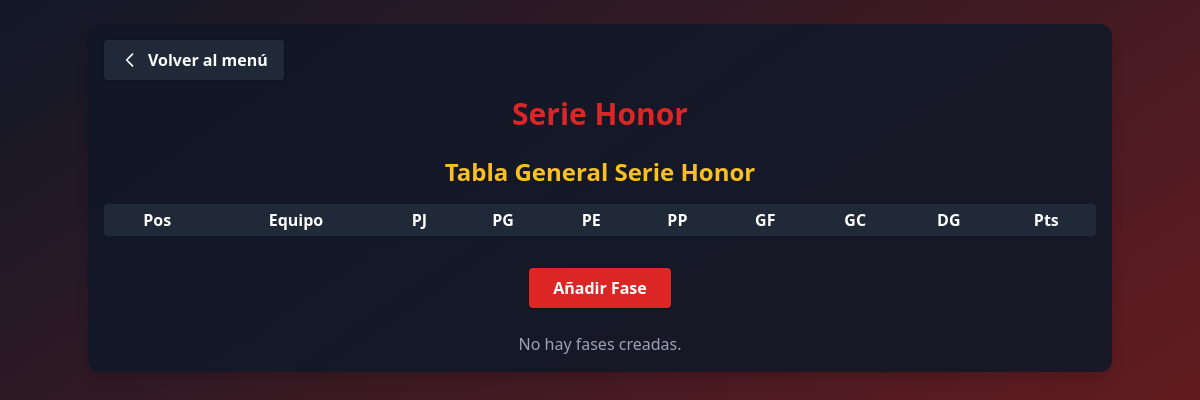
The app's page /menu/serie_honor/, older data.
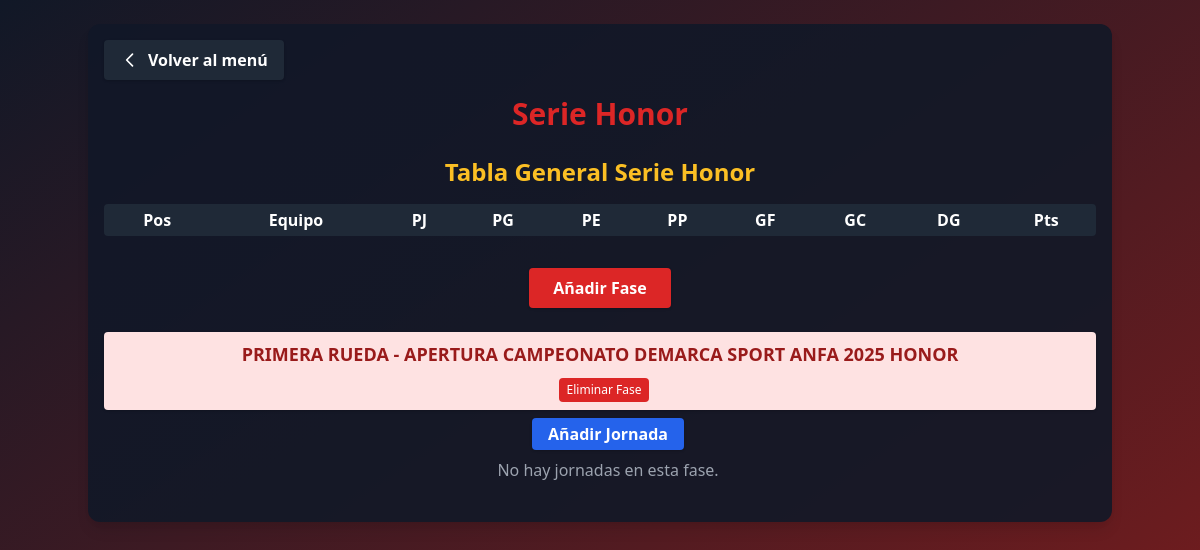
The same page, newer data.
### app_main/models.py (models this page shows, shortened)
class Fase(models.Model):
    nombre = models.CharField(max_length=100, unique=True)

### app_main/views.py (the view, shortened to what this page needs)
# urls.py: path('serie_honor/', views.serie_honor, name='serie_honor'),
def serie_honor(request):
    fases = Fase.objects.filter(nombre__icontains="HONOR").prefetch_related('jornadas__partidos')
    clubes = Clubes.objects.all()
    jornadas = Jornada.objects.all()
    tablero_general = calcular_tablero_general()
    return render(request, 'serie_honor.html', {
        'fases': fases,
        'clubes': clubes,
        'jornadas': jornadas,
        'estado_choices': SerieHonor.ESTADO_PARTIDO_CHOICES,
        'tablero_general': tablero_general,
    })

### app_main/views.py (called while the page is built, shortened)
def calcular_tablero_general():
    stats = defaultdict(lambda: {
        'equipo': None, 'PJ': 0, 'PG': 0, 'PE': 0, 'PP': 0, 'GF': 0, 'GC': 0, 'DG': 0, 'Pts': 0
    })
    for equipo_id in stats:
        stats[equipo_id]['DG'] = stats[equipo_id]['GF'] - stats[equipo_id]['GC']
    clasificacion = sorted(
        stats.values(),
        key=lambda x: (x['Pts'], x['DG'], x['GF']),
        reverse=True
    )
    return clasificacion

### app_main/templates/serie_honor.html (shortened to what the changed rows need)
<!DOCTYPE html>
<html>
<head>
    <link href="https://cdn.jsdelivr.net/npm/tailwindcss@2.2.19/dist/tailwind.min.css" rel="stylesheet"/>
</head>
<body class="bg-gradient-to-br from-gray-900 to-red-900 min-h-screen text-gray-100">
    <div class="container mx-auto p-4 bg-gray-900 bg-opacity-90 rounded-xl shadow-lg mt-6">
        <div class="flex items-center mb-4">
            <a href="{% url 'menu' %}" class="bg-gray-800 hover:bg-gray-700 text-white font-bold py-2 px-4 rounded shadow transition flex items-center">
            </a>
        </div>
        <h1 class="text-3xl font-extrabold text-red-600 mb-6 text-center drop-shadow">Serie Honor</h1>
        <h2 class="text-2xl font-bold text-center text-yellow-400 mb-4">Tabla General Serie Honor</h2>
        <div class="w-full mb-8">
            <div class="overflow-x-auto">
                <table class="min-w-full bg-gray-800 text-white rounded">
                    <thead>
                        <tr>
                            <th class="px-2 py-1">Pos</th>
                            <th class="px-2 py-1">Equipo</th>
                            <th class="px-2 py-1">PJ</th>
                            <th class="px-2 py-1">PG</th>
                            <th class="px-2 py-1">PE</th>
                            <th class="px-2 py-1">PP</th>
                            <th class="px-2 py-1">GF</th>
                            <th class="px-2 py-1">GC</th>
                            <th class="px-2 py-1">DG</th>
                            <th class="px-2 py-1">Pts</th>
                        </tr>
                    </thead>
                </table>
            </div>
        </div>
        <form method="post" class="mb-6 flex justify-center">
            <button type="submit" name="add_fase" value="1" class="bg-red-600 hover:bg-red-700 text-white font-bold py-2 px-6 rounded shadow transition">Añadir Fase</button>
        </form>
        {% for fase in fases %}
            <div class="bg-red-100 text-red-800 font-bold rounded px-4 py-2 flex flex-col items-center justify-center mb-2 shadow">
                <span class="text-lg text-center w-full">{{ fase.nombre }}</span>
                <div class="flex items-center justify-center mt-2">
                    <form method="post" style="display:inline;">
                        <button type="submit" name="delete_fase" value="{{ fase.id }}" class="ml-2 bg-red-600 hover:bg-red-700 text-white rounded px-2 py-1 text-xs" onclick="return confirm('¿Eliminar esta fase y todas sus jornadas y partidos?')">
                            Eliminar Fase
                        </button>
                    </form>
                </div>
            </div>
            <div class="ml-4 mb-6">
                <form method="post" class="mb-2 flex items-center gap-2 justify-center">
                    <button type="submit" name="add_jornada" value="1" class="bg-blue-600 hover:bg-blue-700 text-white font-bold py-1 px-4 rounded shadow transition">Añadir Jornada</button>
                </form>
                {% for jornada in fase.jornadas.all %}
                    <div class="bg-blue-100 text-blue-800 font-semibold rounded px-3 py-1 flex flex-col items-center justify-center mb-1 shadow">
                        <span class="text-base text-center w-full">{{ jornada.nombre }}</span>
                        <div class="flex items-center justify-center mt-2">
                            <form method="post" style="display:inline;">
                                {% csrf_token %}
                                <button type="submit" name="delete_jornada" value="{{ jornada.id }}" class="ml-2 bg-blue-600 hover:bg-blue-700 text-white rounded px-2 py-1 text-xs" onclick="return confirm('¿Eliminar esta jornada y todos sus partidos?')">
                                    Eliminar Jornada
                                </button>
                            </form>
                            <button type="button" onclick="openModal('{{ jornada.id }}')" class="ml-2 bg-green-600 hover:bg-green-700 text-white rounded px-2 py-1 text-xs">Añadir Partido</button>
                        </div>
                    </div>
                    <form method="post" class="mb-4">
                        {% csrf_token %}
                        <div class="overflow-x-auto">
                        <table class="min-w-full text-xs md:text-sm bg-gray-800 rounded shadow">
                            <thead>
                                <tr>
                                    <th class="px-2 py-1 bg-blue-900">Local</th>
                                    <th class="px-2 py-1 bg-blue-900">EP_LOCAL</th>
                                    <th class="px-2 py-1 bg-blue-900">G_Local</th>
                                    <th class="px-2 py-1 bg-purple-900">VS</th>
                                    <th class="px-2 py-1 bg-red-900">G_Visita</th>
                                    <th class="px-2 py-1 bg-red-900">EP_VISITA</th>
                                    <th class="px-2 py-1 bg-red-900">Visita</th>
                                    <th class="px-2 py-1 bg-gray-900">Hora</th>
                                    <th class="px-2 py-1 bg-gray-900">Fecha</th>
                                    <th class="px-2 py-1 bg-gray-900">Cancha</th>
                                    <th class="px-2 py-1 bg-gray-900">Turno</th>
                                    <th class="px-2 py-1 bg-gray-900">Libre</th>
                                    <th class="px-2 py-1 bg-gray-900">Acciones</th>
                                </tr>
                            </thead>
                            <tbody>
                                {% for sh in jornada.partidos.all %}
                                <tr>
                                    <input type="hidden" name="id_{{ sh.id }}" value="{{ sh.id }}">
                                    <td class="text-center text-white bg-blue-800 bg-opacity-50">{{ sh.equipo_local.club }}</td>
                                    <td class="text-center text-white bg-blue-800 bg-opacity-50">{{ sh.estado_partido_local }}</td>
                                    <td class="bg-blue-800 bg-opacity-50">
                                        <input type="number" name="goles_local_{{ sh.id }}" value="{{ sh.goles_local }}" min="0" class="bg-gray-900 text-white rounded w-16 px-1">
                                    </td>
                                    <td class="text-center text-white bg-purple-800 bg-opacity-50 font-bold">VS</td>
                                    <td class="bg-red-800 bg-opacity-50">
                                        <input type="number" name="goles_visita_{{ sh.id }}" value="{{ sh.goles_visita }}" min="0" class="bg-gray-900 text-white rounded w-16 px-1">
                                    </td>
                                    <td class="text-center text-white bg-red-800 bg-opacity-50">{{ sh.estado_partido_visita }}</td>
                                    <td class="text-center text-white bg-red-800 bg-opacity-50">{{ sh.equipo_visita.club }}</td>
                                    <td class="text-center text-white bg-gray-800 bg-opacity-50">{{ sh.horario }}</td>
                                    <td class="text-center text-white bg-gray-800 bg-opacity-50">{{ sh.fecha|date:'Y-m-d' }}</td>
                                    <td class="text-center text-white bg-gray-800 bg-opacity-50">{{ sh.cancha }}</td>
                                    <td class="text-center text-white bg-gray-800 bg-opacity-50">{{ sh.turno }}</td>
                                    <td class="text-center text-white bg-gray-800 bg-opacity-50">{{ sh.libre }}</td>
                                    <td class="bg-gray-800 bg-opacity-50">
                                        <button type="submit" name="delete_row" value="{{ sh.id }}" class="bg-red-600 hover:bg-red-700 text-white rounded px-2 py-1 text-xs" onclick="return confirm('¿Eliminar este partido?')">Eliminar</button>
                                        <button type="button" onclick="openEditModal('{{ sh.id }}', '{{ sh.equipo_local.id }}', '{{ sh.equipo_visita.id }}', '{{ sh.horario|time:'H:i' }}', '{{ sh.fecha|date:'Y-m-d' }}', '{{ sh.cancha }}', '{{ sh.turno }}', '{{ sh.libre }}')" class="bg-yellow-600 hover:bg-yellow-700 text-white rounded px-2 py-1 text-xs ml-1">Editar</button>
                                    </td>
                                </tr>
                                {% empty %}
                                <tr><td colspan="12" class="text-center text-gray-400">No hay partidos en esta jornada.</td></tr>
                                {% endfor %}
                            </tbody>
                        </table>
                        </div>
                        <button type="submit" class="mt-2 bg-green-600 hover:bg-green-700 text-white font-bold py-1 px-4 rounded shadow transition">Guardar Cambios</button>
                    </form>
                {% empty %}
                    <div class="text-gray-400 mb-4 text-center">No hay jornadas en esta fase.</div>
                {% endfor %}
            </div>
        {% empty %}
            <div class="text-gray-400 text-center">No hay fases creadas.</div>
        {% endfor %}
    </div>
</body>
</html>

Row changes from the older to the newer data that the page shows:
added Fase: nombre "PRIMERA RUEDA - APERTURA CAMPEONATO DEMARCA SPORT ANFA 2025 HONOR", {{ fase.id }} 5 (drawn)
Text that changed along with them:
text no longer shown: "No hay fases creadas."
